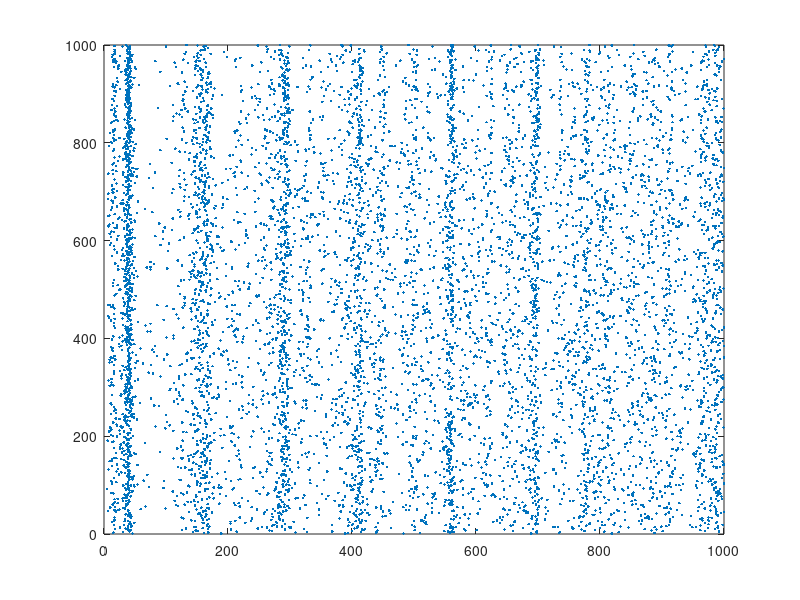

Recreate this plot in MATLAB.
% Created by Eugene M. Izhikevich, February 25, 2003
% Excitatory neurons    Inhibitory neurons
% http://www.izhikevich.org/publications/spikes.htm
Ne=800;                 Ni=200;
re=rand(Ne,1);          ri=rand(Ni,1);
a=[0.02*ones(Ne,1);     0.02+0.08*ri];
b=[0.2*ones(Ne,1);      0.25-0.05*ri];
c=[-65+15*re.^2;        -65*ones(Ni,1)];
d=[8-6*re.^2;           2*ones(Ni,1)];
S=[0.5*rand(Ne+Ni,Ne),  -rand(Ne+Ni,Ni)];

v=-65*ones(Ne+Ni,1);    % Initial values of v
u=b.*v;                 % Initial values of u
firings=[];             % spike timings

for t=1:1000            % simulation of 1000 ms
  I=[5*randn(Ne,1);2*randn(Ni,1)]; % thalamic input
  fired=find(v>=30);    % indices of spikes
  firings=[firings; t+0*fired,fired];
  v(fired)=c(fired);
  u(fired)=u(fired)+d(fired);
  I=I+sum(S(:,fired),2);
  v=v+0.5*(0.04*v.^2+5*v+140-u+I); % step 0.5 ms
  v=v+0.5*(0.04*v.^2+5*v+140-u+I); % for numerical
  u=u+a.*(b.*v-u);                 % stability
end;
plot(firings(:,1),firings(:,2),'.');
